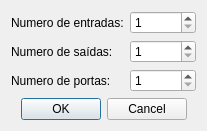
<?xml version="1.0" encoding="UTF-8"?>
<ui version="4.0">
 <class>NewCircuito</class>
 <widget class="QDialog" name="NewCircuito">
  <property name="geometry">
   <rect>
    <x>0</x>
    <y>0</y>
    <width>207</width>
    <height>122</height>
   </rect>
  </property>
  <property name="windowTitle">
   <string>Novo circuito</string>
  </property>
  <layout class="QVBoxLayout" name="verticalLayout">
   <item>
    <layout class="QGridLayout" name="gridLayout">
     <item row="0" column="0">
      <widget class="QLabel" name="labelNumIn">
       <property name="text">
        <string>Numero de entradas:</string>
       </property>
      </widget>
     </item>
     <item row="0" column="1">
      <widget class="QSpinBox" name="spinNumIn">
       <property name="minimum">
        <number>1</number>
       </property>
      </widget>
     </item>
     <item row="1" column="0">
      <widget class="QLabel" name="labelNumOut">
       <property name="text">
        <string>Numero de saídas:</string>
       </property>
      </widget>
     </item>
     <item row="1" column="1">
      <widget class="QSpinBox" name="spinNumOut">
       <property name="minimum">
        <number>1</number>
       </property>
      </widget>
     </item>
     <item row="2" column="0">
      <widget class="QLabel" name="labelNumPortas">
       <property name="text">
        <string>Numero de portas:</string>
       </property>
      </widget>
     </item>
     <item row="2" column="1">
      <widget class="QSpinBox" name="spinNumPortas">
       <property name="minimum">
        <number>1</number>
       </property>
      </widget>
     </item>
    </layout>
   </item>
   <item>
    <widget class="QDialogButtonBox" name="buttonBox">
     <property name="orientation">
      <enum>Qt::Horizontal</enum>
     </property>
     <property name="standardButtons">
      <set>QDialogButtonBox::Cancel|QDialogButtonBox::Ok</set>
     </property>
     <property name="centerButtons">
      <bool>true</bool>
     </property>
    </widget>
   </item>
  </layout>
 </widget>
 <resources/>
 <connections>
  <connection>
   <sender>buttonBox</sender>
   <signal>accepted()</signal>
   <receiver>NewCircuito</receiver>
   <slot>accept()</slot>
   <hints>
    <hint type="sourcelabel">
     <x>248</x>
     <y>254</y>
    </hint>
    <hint type="destinationlabel">
     <x>157</x>
     <y>274</y>
    </hint>
   </hints>
  </connection>
  <connection>
   <sender>buttonBox</sender>
   <signal>rejected()</signal>
   <receiver>NewCircuito</receiver>
   <slot>reject()</slot>
   <hints>
    <hint type="sourcelabel">
     <x>316</x>
     <y>260</y>
    </hint>
    <hint type="destinationlabel">
     <x>286</x>
     <y>274</y>
    </hint>
   </hints>
  </connection>
 </connections>
</ui>
